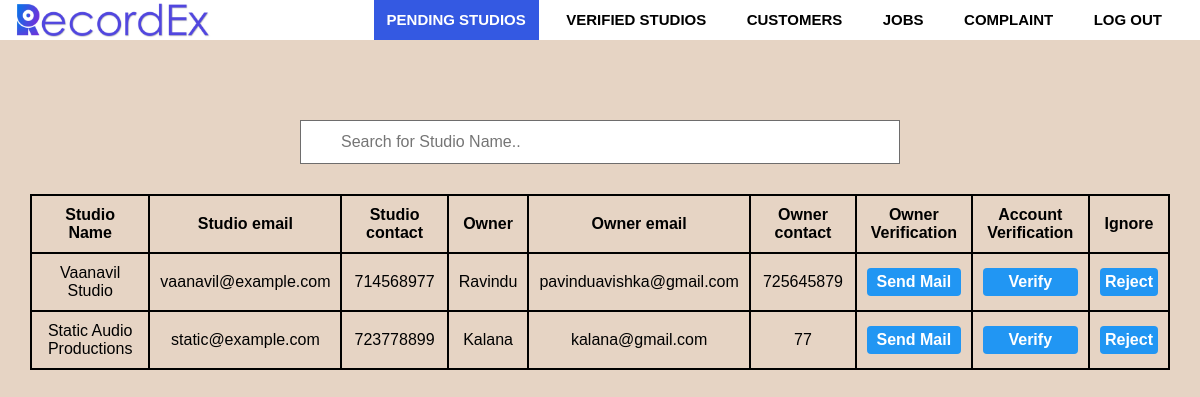
The page /admin/adminhome.php on the database as committed earlier.
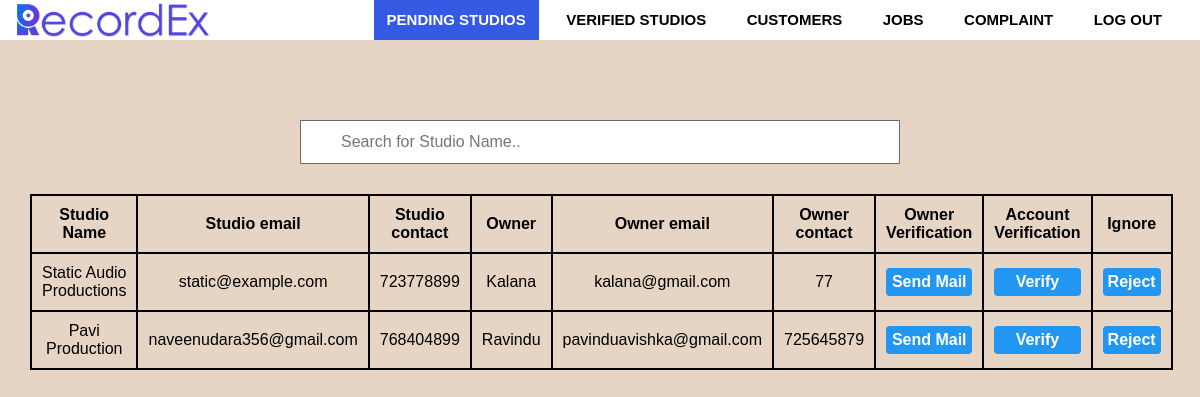
The same page on the database as committed later.
### tables this page shows
CREATE TABLE `studio` (
  `studio_id` int(5) NOT NULL,
  `studio_name` varchar(100) NOT NULL,
  `s_address_line1` varchar(100) NOT NULL,
  `s_address_line2` varchar(100) NOT NULL,
  `s_city` varchar(100) NOT NULL,
  `distric` varchar(100) NOT NULL,
  `postalcode` varchar(100) NOT NULL,
  `s_email` varchar(100) NOT NULL,
  `password` varchar(200) NOT NULL,
  `s_tele_no` int(20) NOT NULL,
  `paypal` varchar(100) NOT NULL,
  `owner_id` int(100) NOT NULL,
  `profile` varchar(500) NOT NULL,
  `cover` varchar(500) NOT NULL,
  `description` text NOT NULL,
  `latitude` varchar(50) NOT NULL,
  `longitude` varchar(50) NOT NULL,
  `verified` tinyint(4) NOT NULL DEFAULT '0',
  `email_verified` tinyint(1) NOT NULL DEFAULT '0',
  `owner_verified` tinyint(1) NOT NULL DEFAULT '0',
  `blocked` int(1) NOT NULL DEFAULT '0',
  `status` varchar(10) NOT NULL DEFAULT 'Active now'
);

CREATE TABLE `owner` (
  `owner_id` int(100) NOT NULL,
  `first_name` varchar(100) NOT NULL,
  `last_name` varchar(100) NOT NULL,
  `e_mail` varchar(150) NOT NULL,
  `tp_number` int(10) NOT NULL
);

### admin/adminhome.php (the view, shortened to what this page needs)
<?php
require_once('../inc/connection.php');
?>
<?php
            if(!isset($_GET['error'])){
                    $query="SELECT studio.studio_id,studio.studio_name,studio.s_email,studio.s_tele_no,studio.owner_verified,owner.first_name,owner.e_mail,owner.tp_number FROM studio
                    INNER JOIN owner ON owner.owner_id = studio.owner_id WHERE ((studio.verified = '0') AND (studio.email_verified = '1'))";
                    $result_set=mysqli_query($connection,$query);
                    if($result_set){
                        if(mysqli_num_rows($result_set)==0){
                            header('Location: adminhome.php?error=There is no pending studios');
                        }
                        else{
                            $table = "<table id='pending'>";
                            $table .= "<tr><th>Studio Name</th><th>Studio email</th><th>Studio contact</th><th>Owner</th><th>Owner email</th><th>Owner contact</th><th>Owner Verification</th><th>Account Verification</th><th>Ignore</th></tr>";
                            while($record =mysqli_fetch_assoc($result_set)){
                                $table .= "<tr>";
                                    $table .= "<td>".$record['studio_name']."</td>";
                                    $table .= "<td>".$record['s_email']."</td>";
                                    $table .= "<td>".$record['s_tele_no']."</td>";
                                    $table .= "<td>".$record['first_name']."</td>";
                                    $table .= "<td>".$record['e_mail']."</td>";
                                    $table .= "<td>".$record['tp_number']."</td>";
                                    $query4 = "SELECT * FROM owner_verification WHERE email='{$record['e_mail']}' AND st_email='{$record['s_email']}'";
                                    $result_set4 = mysqli_query($connection,$query4);
                                    if(mysqli_num_rows($result_set4)==1){
                                        $table .= "<td>"."<button style='background:#737A76;'>Pending</button>"."</td>";
                                      }
                                    else{
                                        if($record['owner_verified']==1){
                                          $table .= "<td>"."<button style='background:#13D32A;'>Done</button>"."</td>";
                                        }
                                        else{
                                          $table .= "<td>"."<form action=adminhome.php?owner_verify=$record[studio_id] method='post' ><button type='submit' name='verify'>Send Mail</button></form>"."</td>";
                                        }
                                      }
                                    $table .= "<td>"."<button type='submit' onclick='verifyme($record[studio_id])'>Verify</button>"."</td>";
                                    $table .= "<td>"."<button type='submit' onclick='rejectme($record[studio_id])'>Reject</button>"."</td>";
                                $table .= "</tr>";
                            }
                        }
                    }
              }
    ?>
<!DOCTYPE html>
<html>
<head>
   <link rel="stylesheet" type="text/css" href="css/admin.css">
   <?php require_once('inc/navbar.php'); ?>
</head>
<body>
<div class="row">
  <input type="text" id="myInput" onkeyup="myFunction()" placeholder="Search for Studio Name.." title="Type in a Name">
    <?php
         if(isset($_GET['error'])){
            echo '<div class="error">';
               echo $_GET['error'];
            echo '</div>';
           }
           else{
            echo $table;
           }
    ?>
</div>
</body>
</html>

Rows that differ between the two databases and show on the page:
no longer on this page (row edited): studio: studio_name "Vaanavil Studio", s_email "vaanavil@example.com", s_tele_no "714568977", owner.first_name "Ravindu", owner.e_mail "pavinduavishka@gmail.com", owner.tp_number "725645879"
now on this page (row edited): studio: studio_name "Pavi Production", s_email "naveenudara356@gmail.com", s_tele_no "768404899", owner.first_name "Ravindu", owner.e_mail "pavinduavishka@gmail.com", owner.tp_number "725645879"
